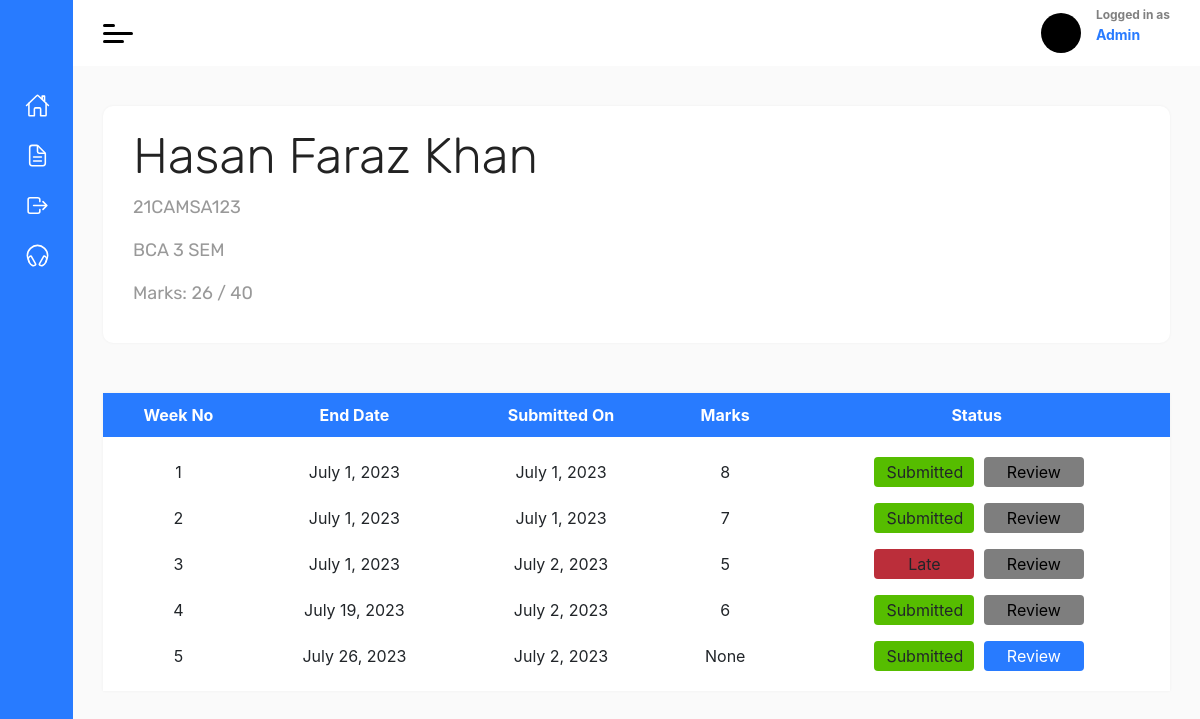
Page /student/21CAMSA123 (signed in) on the committed database.
### accounts/models.py (models this page shows, shortened)
class CustomUser(AbstractUser):
    is_teacher = models.BooleanField(default=False)
    is_active = models.BooleanField(default=True)
    date_joined = models.DateTimeField(default=timezone.now)
    objects = CustomUserManager()

### teacher/models.py (models this page shows, shortened)
class Student(models.Model):
    user = models.OneToOneField(User, on_delete = models.CASCADE)
    name = models.CharField(max_length = 50)
    faculty_no = models.CharField(max_length = 15)
    mentor = models.ForeignKey(Mentor, on_delete = models.PROTECT)
    course = models.ForeignKey(Course, on_delete = models.CASCADE)

class Course(models.Model):
    program = models.ForeignKey(Degree, on_delete=models.CASCADE)
    semester = models.IntegerField()
    lab_manual = models.FileField(upload_to='lab_manuals/',blank=True, null=True)
    code = models.CharField(max_length = 50)
    title = models.CharField(max_length = 50)

class Degree(models.Model):
    degree_name = models.CharField(max_length=50)
    def __str__(self):
        return self.degree_name

class WeekStatus(models.Model):
    week = models.ForeignKey(Week, on_delete = models.CASCADE)
    marks = models.IntegerField(blank=True, null=True,
        validators=[
            MinValueValidator(0, message='Value must be greater than or equal to 0.'),
            MaxValueValidator(10, message='Value must be less than or equal to 10.')
        ]
    )
    file = models.FileField(upload_to = 'uploads/', blank = True, null = True)
    student = models.ForeignKey(Student, on_delete = models.CASCADE)
    submittedOn = models.DateField(blank = True, null = True)

class Week(models.Model):
    week_no = models.IntegerField()
    course = models.ForeignKey(Course, on_delete = models.CASCADE)
    lastDate = models.DateField(blank = True, null = True)

### teacher/views.py (the view)
# urls.py: path('student/<str:faculty_no>', views.student, name = 'student'),
@login_required(login_url='login')
def student(request, faculty_no):
    if not request.user.is_teacher:
        return redirect('student_dashboard')
    week_list = WeekStatus.objects.filter(student__faculty_no=faculty_no)
    marks_sum = week_list.aggregate(Sum('marks'))
    finished_weeks_in_class = WeekStatus.objects.filter(week__lastDate__lte=timezone.now().date(), student__faculty_no=faculty_no).values_list('pk', flat=True)
    weeks_completed_other_than_finished = WeekStatus.objects.filter(marks__isnull=False, student__faculty_no=faculty_no).exclude(pk__in=finished_weeks_in_class).count()
    out_of_marks = weeks_completed_other_than_finished * 10 + finished_weeks_in_class.count() * 10
    print(marks_sum['marks__sum'])
    print(out_of_marks)
    student = Student.objects.get(faculty_no=faculty_no)
    week_list = student.weekstatus_set.all()
    for week_st in week_list:
        if week_st.submittedOn is None:
            week_st.status = 'Pending'
        elif week_st.submittedOn <= week_st.week.lastDate:
            week_st.status = 'Submitted'
        else:
            week_st.status = 'Late'
    return render(request, 'student-section.html', {'student': student, 'week_list': week_list, 'marks_sum': marks_sum['marks__sum'], 'out_of_marks': out_of_marks})

### templates/student-section.html (shortened to what this page needs)
{% extends 'base.html' %}
{% load static %}
{% block content %}
<div class="site-content">
    <div class="section-header">
        <h1 class="section-title">{{student.name}}</h1>
        <p>{{student.faculty_no}}</p>
        <p>{{student.course.program}} {{student.course.semester}} SEM</p>
        <p>Marks: {{marks_sum}} / {{out_of_marks}}</p>
    </div>
    <table class="week-table">
        <thead>
            <tr>
                <th>Week No</th>
                <th>End Date</th>
                <th>Submitted On</th>
                <th>Marks</th>
                <th>Status</th>
            </tr>
        </thead>
        <tbody>
            {% for week_status in week_list %}
            <tr>
                <td  data-label="Week No">{{week_status.week.week_no}}</td>
                <td data-label="End Date">{{week_status.week.lastDate}}</td>
                <td data-label="Submitted On">{{week_status.submittedOn}}</td>
                <td data-label="Marks">{{week_status.marks}}</td>
                <td>
                    <a class="table-btn {{week_status.status}}">{{week_status.status}}</a>
                    <a href="" class="table-btn {% if week_status.marks %} checked {% else %}check{% endif %} review" btn-id="{{ week_status.week.week_no }}">
                        Review
                    </a>
                </td>
            </tr>
            {% endfor %}
        </tbody>
    </table>
</div>
{% endblock %}

### templates/base.html (shortened to what this page needs)
{% load static %}
<!DOCTYPE html>
<html lang="en">
<head>
    <link rel="stylesheet" href={% static 'css/Navbar.css' %}>
    <link rel="stylesheet" href={% static 'css/Dashboard.css' %}>
    <link rel="stylesheet" href={% static 'css/Course.css' %}>
    <link rel="stylesheet" href={% static 'css/student-section.css' %}>
    <link rel="stylesheet" href="https://cdn.jsdelivr.net/npm/bootstrap@4.0.0/dist/css/bootstrap.min.css">
</head>
<body>
    <div class="wrapper">
        {% include 'Navbar.html'   %}
        <div class="site-content-wrapper">
            <div class="nav-header">
                <div class="burger-outline">
                    <div class="burger">
                        <div></div>
                        <div></div>
                        <div></div>
                    </div>
                </div>
                <div class="user-profile">
                    <div class="user-img"></div>
                    <div class="user-info">
                        <p>Logged in as <span class="user-name">
                        {% if user.is_authenticated %}
                        {{user.username}}
                        {% endif %}
                        </span></p>
                    </div>
                </div>
            </div>
            {% block content %}
            {% endblock %}
        </div>
    </div>
</body>
</html>

### templates/Navbar.html (shortened to what this page needs)
<div class="navigation">
    <ul>
        <li>
            <a href="/teacher">
                <span class="icon"><ion-icon name="home-outline"></ion-icon></span>
            </a>
        </li>
        <li>
            <a href="">
                <span class="icon"><ion-icon name="document-text-outline"></ion-icon></span>
            </a>
        </li>
        <li>
            <a href="/accounts/logout">
                <span class="icon"><ion-icon name="log-out-outline"></ion-icon></span>
            </a>
        </li>
        <li>
            <a href="">
                <span class="icon"><ion-icon name="headset-outline"></ion-icon></span>
            </a>
        </li>
    </ul>
</div>

### static/css/Navbar.css (style rules this page uses)
* { margin: 0; padding: 0; -webkit-box-sizing: border-box; box-sizing: border-box; }
body { min-height: 100vh; overflow-x: hidden; font-family: 'Ubuntu', sans-serif; }
a { text-decoration: none; }
p { margin-bottom: 0; }
.wrapper { display: -webkit-box; display: -ms-flexbox; display: flex; min-height: 100vh; height: 100%; }
.navigation { width: 300px; min-height: 100vh; height: 100%; background-color: #287bff; padding: 40px 0 0 10px; position: relative; max-width: 73px; -webkit-transition: all 0.3s ease-in-out; transition: all 0.3s ease-in-out; }
.navigation ul { margin-top: 40px; }
.navigation li { overflow: hidden; list-style: none; border-top-left-radius: 40px; border-bottom-left-radius: 40px; padding-left: 15px; }
.navigation li a { color: white; text-decoration: none; text-transform: capitalize; height: 50px; display: -webkit-box; display: -ms-flexbox; display: flex; -webkit-box-align: center; -ms-flex-align: center; align-items: center; }
.navigation .icon { margin-right: 25px; font-size: 25px; line-height: 0; }
.site-content-wrapper { -webkit-box-flex: 1; -ms-flex-positive: 1; flex-grow: 1; overflow-y: scroll; }
.nav-header { display: -webkit-box; display: -ms-flexbox; display: flex; -webkit-box-align: center; -ms-flex-align: center; align-items: center; -webkit-box-pack: justify; -ms-flex-pack: justify; justify-content: space-between; height: 66px; background-color: #fff; padding: 0 30px; }
.burger-outline .burger { display: -webkit-box; display: -ms-flexbox; display: flex; -webkit-box-orient: vertical; -webkit-box-direction: normal; -ms-flex-direction: column; flex-direction: column; gap: 5px; width: 30px; cursor: pointer; }
.burger-outline .burger > div { background-color: #000; height: 3px; border-radius: 5px; }
.burger-outline .burger div:first-child { width: 40%; }
.burger-outline .burger div:last-child { width: 70%; }
.user-profile { display: -webkit-box; display: -ms-flexbox; display: flex; -webkit-box-align: center; -ms-flex-align: center; align-items: center; gap: 15px; }
.user-profile .user-img { width: 40px; height: 40px; border-radius: 50%; background-color: #000; }
.user-profile .user-info { font-size: 12px; font-weight: bold; color: grey; margin-bottom: 0; }
.user-profile .user-info .user-name { display: block; color: #287bff; font-size: 14px; text-transform: capitalize; }
.site-content { background-color: #fafafa; height: calc(100vh - 66px); padding: 40px 30px; }
.section-header { background-color: #fff; border-radius: 10px; padding: 20px 30px; -webkit-box-shadow: 0px 0px 3px rgba(0, 0, 0, 0.05); box-shadow: 0px 0px 3px rgba(0, 0, 0, 0.05); margin-bottom: 50px; font-family: 'Rubik', sans-serif; }
.section-header .section-title { font-size: 50px; font-weight: 300; text-transform: capitalize; color: #222; }
.section-header p { color: #999; font-size: 18px; }

### static/css/student-section.css (style rules this page uses)
.week-table { position: relative; width: 100%; border-collapse: collapse; background-color: #fff; -webkit-box-shadow: 0px 0px 3px rgba(0, 0, 0, 0.05); box-shadow: 0px 0px 3px rgba(0, 0, 0, 0.05); }
.week-table thead tr th { padding: 10px; background-color: #287bff; color: white; text-align: center; }
.week-table tbody tr td { padding: 8px; text-align: center; }
.week-table tbody tr:first-child td { padding-top: 20px; }
.week-table tbody tr:last-child td { padding-bottom: 20px; }
.week-table .table-btn { display: inline-block; width: 100px; padding: 3px 12px; border-radius: 4px; cursor: pointer; color: black; text-align: center; vertical-align: middle; -webkit-user-select: none; -moz-user-select: none; -ms-user-select: none; user-select: none; margin-left: 5px; }
.week-table .Late { background-color: rgb(187, 46, 58); color: white; }
.week-table .Submitted { background-color: #56bd00; color: white; }
.week-table .check { background-color: #287bff; color: white; }
.checked { background-color: #7e7e7e; color: white; }

### rows in the picture
CustomUser: username "Admin"
Student: name "Hasan Faraz Khan", faculty_no "21CAMSA123", course.program "BCA", course.semester "3"
WeekStatus: week.week_no "1", week.lastDate "July 1, 2023", submittedOn "July 1, 2023", marks "8", status "Submitted"
WeekStatus: week.week_no "2", week.lastDate "July 1, 2023", submittedOn "July 1, 2023", marks "7", status "Submitted"
WeekStatus: week.week_no "3", week.lastDate "July 1, 2023", submittedOn "July 2, 2023", marks "5", status "Late"
WeekStatus: week.week_no "4", week.lastDate "July 19, 2023", submittedOn "July 2, 2023", marks "6", status "Submitted"
WeekStatus: week.week_no "5", week.lastDate "July 26, 2023", submittedOn "July 2, 2023", marks "None", status "Submitted"

### other values in the picture
{{ marks_sum }} "26"
{{ out_of_marks }} "40"
